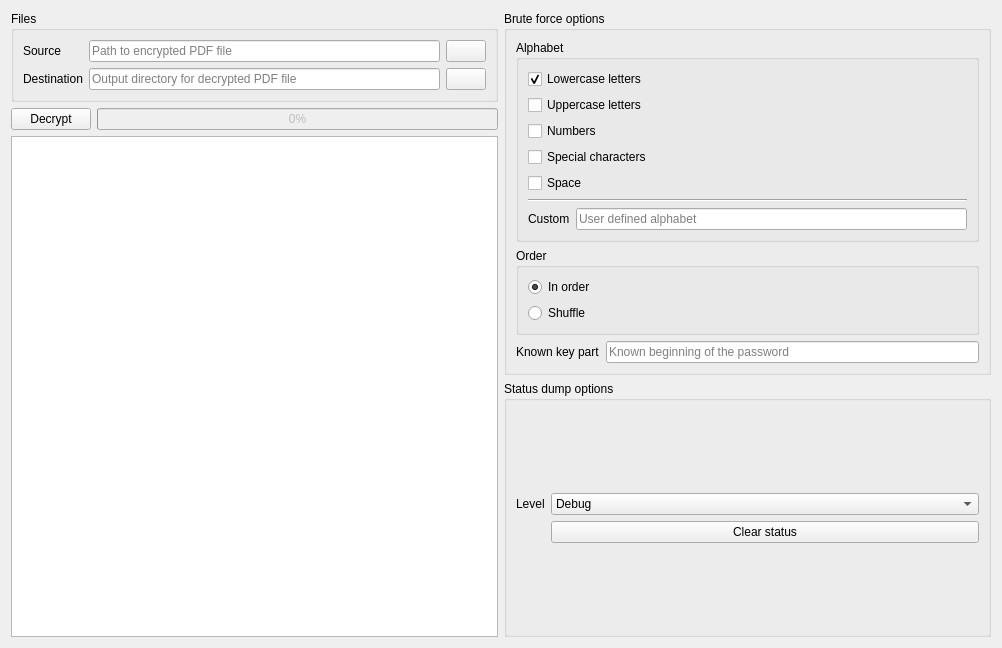
<?xml version="1.0" encoding="UTF-8"?>
<ui version="4.0">
 <class>TeaCodec</class>
 <widget class="QWidget" name="TeaCodec">
  <property name="geometry">
   <rect>
    <x>0</x>
    <y>0</y>
    <width>1002</width>
    <height>648</height>
   </rect>
  </property>
  <property name="windowTitle">
   <string>TeaCodec</string>
  </property>
  <layout class="QHBoxLayout" name="horizontalLayout">
   <item>
    <layout class="QVBoxLayout" name="layoutLeft">
     <item>
      <widget class="QGroupBox" name="groupBoxFiles">
       <property name="sizePolicy">
        <sizepolicy hsizetype="Preferred" vsizetype="Minimum">
         <horstretch>0</horstretch>
         <verstretch>0</verstretch>
        </sizepolicy>
       </property>
       <property name="title">
        <string>Files</string>
       </property>
       <layout class="QFormLayout" name="formLayout_2">
        <item row="0" column="0">
         <widget class="QLabel" name="labelSource">
          <property name="text">
           <string>Source</string>
          </property>
          <property name="buddy">
           <cstring>editSource</cstring>
          </property>
         </widget>
        </item>
        <item row="0" column="1">
         <layout class="QHBoxLayout" name="layoutSource">
          <item>
           <widget class="QLineEdit" name="editSource">
            <property name="placeholderText">
             <string>Path to encrypted PDF file</string>
            </property>
           </widget>
          </item>
          <item>
           <widget class="QPushButton" name="buttonBrowseSource">
            <property name="toolTip">
             <string>Browse</string>
            </property>
            <property name="text">
             <string/>
            </property>
            <property name="icon">
             <iconset resource="resource.qrc">
              <normaloff>:/icons/button/file_icon.png</normaloff>:/icons/button/file_icon.png</iconset>
            </property>
           </widget>
          </item>
         </layout>
        </item>
        <item row="1" column="0">
         <widget class="QLabel" name="labelDestination">
          <property name="text">
           <string>Destination</string>
          </property>
          <property name="buddy">
           <cstring>editDestination</cstring>
          </property>
         </widget>
        </item>
        <item row="1" column="1">
         <layout class="QHBoxLayout" name="layoutDestination">
          <item>
           <widget class="QLineEdit" name="editDestination">
            <property name="placeholderText">
             <string>Output directory for decrypted PDF file</string>
            </property>
           </widget>
          </item>
          <item>
           <widget class="QPushButton" name="buttonBrowseDestination">
            <property name="toolTip">
             <string>Browse</string>
            </property>
            <property name="text">
             <string/>
            </property>
            <property name="icon">
             <iconset resource="resource.qrc">
              <normaloff>:/icons/button/dir_icon.png</normaloff>:/icons/button/dir_icon.png</iconset>
            </property>
           </widget>
          </item>
         </layout>
        </item>
       </layout>
      </widget>
     </item>
     <item>
      <layout class="QHBoxLayout" name="actionLayout">
       <property name="sizeConstraint">
        <enum>QLayout::SetDefaultConstraint</enum>
       </property>
       <item>
        <widget class="QPushButton" name="buttonAction">
         <property name="toolTip">
          <string>Start/cancel decryption</string>
         </property>
         <property name="text">
          <string>Decrypt</string>
         </property>
        </widget>
       </item>
       <item>
        <widget class="QProgressBar" name="progressBar">
         <property name="enabled">
          <bool>false</bool>
         </property>
         <property name="value">
          <number>0</number>
         </property>
        </widget>
       </item>
      </layout>
     </item>
     <item>
      <widget class="QTextBrowser" name="statusDump">
       <property name="font">
        <font>
         <family>Noto Sans Mono</family>
        </font>
       </property>
       <property name="lineWrapMode">
        <enum>QTextEdit::NoWrap</enum>
       </property>
      </widget>
     </item>
    </layout>
   </item>
   <item>
    <layout class="QVBoxLayout" name="layoutBruteForce">
     <item>
      <widget class="QGroupBox" name="layoutRight">
       <property name="title">
        <string>Brute force options</string>
       </property>
       <layout class="QVBoxLayout" name="verticalLayout_4">
        <item>
         <widget class="QGroupBox" name="groupBoxAlphabet">
          <property name="title">
           <string>Alphabet</string>
          </property>
          <layout class="QVBoxLayout" name="verticalLayout">
           <item>
            <widget class="QCheckBox" name="checkBoxLowercase">
             <property name="text">
              <string>Lowercase letters</string>
             </property>
             <property name="checked">
              <bool>true</bool>
             </property>
            </widget>
           </item>
           <item>
            <widget class="QCheckBox" name="checkBoxUppercase">
             <property name="text">
              <string>Uppercase letters</string>
             </property>
            </widget>
           </item>
           <item>
            <widget class="QCheckBox" name="checkBoxNumbers">
             <property name="text">
              <string>Numbers</string>
             </property>
            </widget>
           </item>
           <item>
            <widget class="QCheckBox" name="checkBoxSpecial">
             <property name="text">
              <string>Special characters</string>
             </property>
            </widget>
           </item>
           <item>
            <widget class="QCheckBox" name="checkBoxSpace">
             <property name="text">
              <string>Space</string>
             </property>
            </widget>
           </item>
           <item>
            <widget class="Line" name="lineSplitCustomAlphabet">
             <property name="orientation">
              <enum>Qt::Horizontal</enum>
             </property>
            </widget>
           </item>
           <item>
            <layout class="QFormLayout" name="layoutCustomAlphabet">
             <item row="0" column="0">
              <widget class="QLabel" name="labelCustomAlphabet">
               <property name="text">
                <string>Custom</string>
               </property>
              </widget>
             </item>
             <item row="0" column="1">
              <widget class="QLineEdit" name="editCustomAlphabet">
               <property name="placeholderText">
                <string>User defined alphabet</string>
               </property>
              </widget>
             </item>
            </layout>
           </item>
          </layout>
         </widget>
        </item>
        <item>
         <widget class="QGroupBox" name="groupBoxOrder">
          <property name="title">
           <string>Order</string>
          </property>
          <layout class="QVBoxLayout" name="verticalLayout_2">
           <item>
            <widget class="QRadioButton" name="radioInOrder">
             <property name="text">
              <string>In order</string>
             </property>
             <property name="checked">
              <bool>true</bool>
             </property>
            </widget>
           </item>
           <item>
            <widget class="QRadioButton" name="radioShuffle">
             <property name="text">
              <string>Shuffle</string>
             </property>
            </widget>
           </item>
          </layout>
         </widget>
        </item>
        <item>
         <layout class="QFormLayout" name="layoutKnownKey">
          <item row="0" column="0">
           <widget class="QLabel" name="labelKnownKey">
            <property name="text">
             <string>Known key part</string>
            </property>
           </widget>
          </item>
          <item row="0" column="1">
           <widget class="QLineEdit" name="editKnownKey">
            <property name="maxLength">
             <number>16</number>
            </property>
            <property name="placeholderText">
             <string>Known beginning of the password</string>
            </property>
           </widget>
          </item>
         </layout>
        </item>
       </layout>
      </widget>
     </item>
     <item>
      <widget class="QGroupBox" name="groupBoxStatus">
       <property name="title">
        <string>Status dump options</string>
       </property>
       <layout class="QVBoxLayout" name="verticalLayout_3">
        <item>
         <layout class="QFormLayout" name="layoutStatusLevel">
          <property name="formAlignment">
           <set>Qt::AlignLeading|Qt::AlignLeft|Qt::AlignVCenter</set>
          </property>
          <item row="0" column="0">
           <widget class="QLabel" name="labelStatusLevel">
            <property name="text">
             <string>Level</string>
            </property>
           </widget>
          </item>
          <item row="0" column="1">
           <widget class="QComboBox" name="comboBoxStatusLevel">
            <property name="currentText">
             <string>Debug</string>
            </property>
            <item>
             <property name="text">
              <string>Debug</string>
             </property>
            </item>
            <item>
             <property name="text">
              <string>Info</string>
             </property>
            </item>
            <item>
             <property name="text">
              <string>Warning</string>
             </property>
            </item>
           </widget>
          </item>
          <item row="1" column="1">
           <widget class="QPushButton" name="buttonClearStatus">
            <property name="sizePolicy">
             <sizepolicy hsizetype="Minimum" vsizetype="Fixed">
              <horstretch>0</horstretch>
              <verstretch>0</verstretch>
             </sizepolicy>
            </property>
            <property name="text">
             <string>Clear status</string>
            </property>
           </widget>
          </item>
         </layout>
        </item>
       </layout>
      </widget>
     </item>
    </layout>
   </item>
  </layout>
 </widget>
 <tabstops>
  <tabstop>editSource</tabstop>
  <tabstop>buttonBrowseSource</tabstop>
  <tabstop>editDestination</tabstop>
  <tabstop>buttonBrowseDestination</tabstop>
  <tabstop>buttonAction</tabstop>
  <tabstop>statusDump</tabstop>
 </tabstops>
 <resources>
  <include location="resource.qrc"/>
 </resources>
 <connections/>
</ui>
